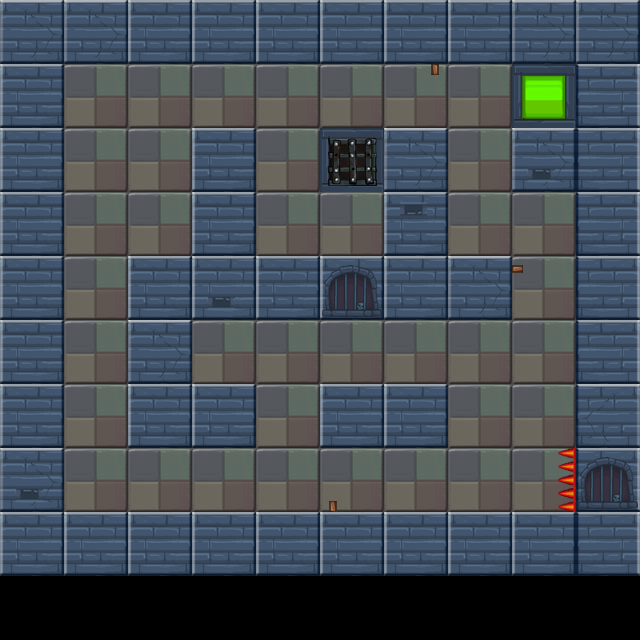

This game map was drawn from its Tiled (.tmx) file and the tilesets committed beside it. A one-line description and the trimmed map source follow:
An orthogonal 10x10 tile map with 64x64 px tiles, 2 tile layers (bg1, fg1) and 28 objects (11x wall, 5x enemy, 2x banziL, player, banzi, ...).

<map version="1.0" orientation="orthogonal" renderorder="right-down" width="10" height="10" tilewidth="64" tileheight="64">
 <properties>
  <property name="maxStep" value="13" />
 </properties>
 <tileset firstgid="1" name="lv3map" tilewidth="64" tileheight="64">
  <image source="lv3map.png" width="256" height="256" />
 </tileset>
 <layer name="bg1" width="10" height="10">
  <data>[100 cells, 90 non-empty, 5 distinct tile ids]</data>
 </layer>
 <layer name="fg1" width="10" height="10">
  <data>[100 cells, 12 non-empty, 6 distinct tile ids]</data>
 </layer>
 <objectgroup name="obj1">
  <object name="wall" x="0" y="0" width="640" height="64" />
  <object name="wall" x="0" y="0" width="64" height="576" />
  <object name="wall" x="0" y="512" width="640" height="64" />
  <object name="wall" x="320" y="384" width="128" height="64" />
  <object name="wall" x="128" y="256" width="64" height="192" />
  <object name="wall" x="192" y="128" width="64" height="192" />
  <object name="wall" x="576" y="0" width="64" height="576" />
  <object name="wall" x="512" y="128" width="128" height="64" />
  <object name="wall" x="384" y="128" width="64" height="192" />
  <object name="wall" x="128" y="256" width="384" height="64" />
  <object name="wall" x="128" y="384" width="128" height="64" />
  <object name="player" x="256" y="192" width="64" height="64" />
  <object name="enemy" x="256" y="448" width="64" height="64" />
  <object name="enemy" x="128" y="192" width="64" height="64" />
  <object name="banzi" x="512" y="256" width="64" height="13" />
  <object name="mutiaoL" x="384" y="320" width="64" height="64" />
  <object name="box" x="320" y="192" width="64" height="64" />
  <object name="door" x="192" y="320" width="64" height="64" />
  <object name="banziL" x="320" y="448" width="13" height="64">
   <properties>
    <property name="isOver" value="false" />
   </properties>
  </object>
  <object name="key" x="512" y="192" width="64" height="64">
   <properties>
    <property name="active" value="false" />
   </properties>
  </object>
  <object name="enemy" x="320" y="320" width="64" height="64" />
  <object name="enemy" x="448" y="64" width="64" height="64" />
  <object name="enemy" x="384" y="448" width="64" height="64" />
  <object name="fazhen_B" x="448" y="192" width="64" height="64">
   <properties>
    <property name="target" value="fazhen_A" />
   </properties>
  </object>
  <object name="ding" x="563" y="448" width="13" height="64" />
  <object name="fang" x="512" y="64" width="64" height="64">
   <properties>
    <property name="target" value="mutiaoL" />
   </properties>
  </object>
  <object name="fazhen_A" x="448" y="448" width="64" height="64">
   <properties>
    <property name="target" value="fazhen_B" />
   </properties>
  </object>
  <object name="banziL" x="435" y="64" width="13" height="64" />
 </objectgroup>
</map>
